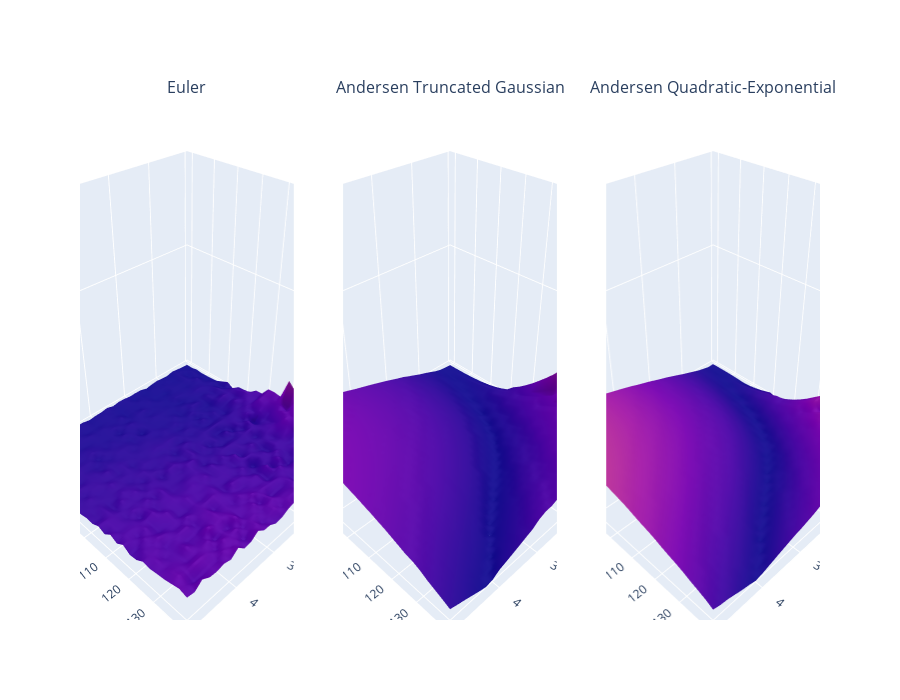

The cell this chart's notebook holds for it:
### Code cell
import plotly.graph_objects as go
import plotly.express as px
from plotly.subplots import make_subplots

fig = make_subplots(rows=1, cols=3, specs=[[{'type':'surface'}, {'type':'surface'}, {'type':'surface'}]], subplot_titles = ['Euler', 'Andersen Truncated Gaussian', 'Andersen Quadratic-Exponential'], shared_xaxes=True)


max_error = max(test2_euler.values.max(), test2_anderson_tg.values.max(), test2_anderson_qe.values.max())
min_error  =min(test2_euler.values.min(), test2_anderson_tg.values.min(), test2_anderson_qe.values.min())

fig.add_trace(go.Surface(z=test2_euler.values, x=test2_euler.columns, y=test2_euler.index, showscale=False), row=1, col=1, )
fig.add_trace(go.Surface(z=test2_anderson_tg.values, x=test2_anderson_tg.columns, y=test2_anderson_tg.index, showscale=False), row=1, col=2)
fig.add_trace(go.Surface(z=test2_anderson_qe.values, x=test2_anderson_qe.columns, y=test2_anderson_qe.index, showscale=False), row=1, col=3)
fig.update_scenes(xaxis_title_text='T',  
                  yaxis_title_text='Strike',  
                  zaxis_title_text='error',
                     zaxis = dict(nticks=4, range=[min_error*(1.02),max_error*(1.02)]))

fig.update_layout(
    height=700)
fig.show()

### Figure 1 — Plotly figure (JSON) as saved in the notebook; plotly's stock layout.template omitted (floating-point values rounded to 4 significant figures; data arrays with more than 128 entries replaced by an {"elided": "..."} marker saying what was removed)
{"data": [{"scene": "scene", "showscale": false, "type": "surface", "x": [0.1, 0.269, 0.4379, 0.6069, 0.7759, 0.9448, 1.114, 1.283, 1.452, 1.621, 1.79, 1.959, 2.128, 2.297, 2.466, 2.634, 2.803, 2.972, 3.141, 3.31, 3.479, 3.648, 3.817, 3.986, 4.155, 4.324, 4.493, 4.662, 4.831, 5], "y": [60, 62.76, 65.52, 68.28, 71.03, 73.79, 76.55, 79.31, 82.07, 84.83, 87.59, 90.34, 93.1, 95.86, 98.62, 101.4, 104.1, 106.9, 109.7, 112.4, 115.2, 117.9, 120.7, 123.4, 126.2, 129.0, 131.7, 134.5, 137.2, 140], "z": {"elided": "30x30 float values"}}, {"scene": "scene2", "showscale": false, "type": "surface", "x": [0.1, 0.269, 0.4379, 0.6069, 0.7759, 0.9448, 1.114, 1.283, 1.452, 1.621, 1.79, 1.959, 2.128, 2.297, 2.466, 2.634, 2.803, 2.972, 3.141, 3.31, 3.479, 3.648, 3.817, 3.986, 4.155, 4.324, 4.493, 4.662, 4.831, 5], "y": [60, 62.76, 65.52, 68.28, 71.03, 73.79, 76.55, 79.31, 82.07, 84.83, 87.59, 90.34, 93.1, 95.86, 98.62, 101.4, 104.1, 106.9, 109.7, 112.4, 115.2, 117.9, 120.7, 123.4, 126.2, 129.0, 131.7, 134.5, 137.2, 140], "z": {"elided": "30x30 float values"}}, {"scene": "scene3", "showscale": false, "type": "surface", "x": [0.1, 0.269, 0.4379, 0.6069, 0.7759, 0.9448, 1.114, 1.283, 1.452, 1.621, 1.79, 1.959, 2.128, 2.297, 2.466, 2.634, 2.803, 2.972, 3.141, 3.31, 3.479, 3.648, 3.817, 3.986, 4.155, 4.324, 4.493, 4.662, 4.831, 5], "y": [60, 62.76, 65.52, 68.28, 71.03, 73.79, 76.55, 79.31, 82.07, 84.83, 87.59, 90.34, 93.1, 95.86, 98.62, 101.4, 104.1, 106.9, 109.7, 112.4, 115.2, 117.9, 120.7, 123.4, 126.2, 129.0, 131.7, 134.5, 137.2, 140], "z": {"elided": "30x30 float values"}}], "layout": {"annotations": [{"font": {"size": 16}, "showarrow": false, "text": "Euler", "x": 0.1444, "xanchor": "center", "xref": "paper", "y": 1, "yanchor": "bottom", "yref": "paper"}, {"font": {"size": 16}, "showarrow": false, "text": "Andersen Truncated Gaussian", "x": 0.5, "xanchor": "center", "xref": "paper", "y": 1, "yanchor": "bottom", "yref": "paper"}, {"font": {"size": 16}, "showarrow": false, "text": "Andersen Quadratic-Exponential", "x": 0.8556, "xanchor": "center", "xref": "paper", "y": 1, "yanchor": "bottom", "yref": "paper"}], "height": 700, "scene": {"domain": {"x": [0, 0.2889], "y": [0, 1]}, "xaxis": {"title": {"text": "T"}}, "yaxis": {"title": {"text": "Strike"}}, "zaxis": {"nticks": 4, "range": [4.939e-06, 0.08297], "title": {"text": "error"}}}, "scene2": {"domain": {"x": [0.3556, 0.6444], "y": [0, 1]}, "xaxis": {"title": {"text": "T"}}, "yaxis": {"title": {"text": "Strike"}}, "zaxis": {"nticks": 4, "range": [4.939e-06, 0.08297], "title": {"text": "error"}}}, "scene3": {"domain": {"x": [0.7111, 1], "y": [0, 1]}, "xaxis": {"title": {"text": "T"}}, "yaxis": {"title": {"text": "Strike"}}, "zaxis": {"nticks": 4, "range": [4.939e-06, 0.08297], "title": {"text": "error"}}}}}
